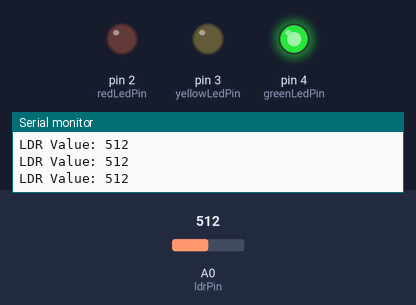
A sketch run on a simulated Arduino Uno, built with avr-gcc and run on an emulated ATmega328P. On the bench: output pins drawn as LEDs (lit = HIGH), the last lines printed to the serial monitor. The inputs (shaded band) are chosen by the test bench; at power-on: A0 (ldrPin) = 512.

Above: at 1.2 s.
1.3 s: A0 (ldrPin) set to 262
2.8 s: A0 (ldrPin) set to 237
At 4.0 s:
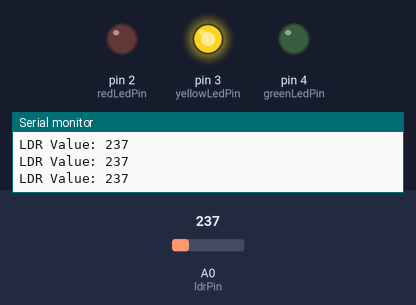
4.3 s: A0 (ldrPin) set to 157
5.8 s: A0 (ldrPin) set to 133
At 6.7 s:
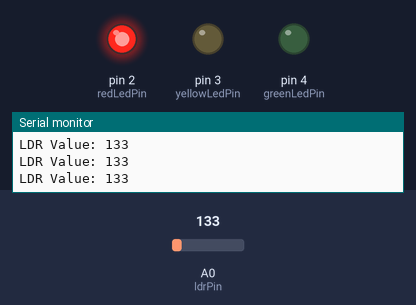
7.3 s: A0 (ldrPin) set to 160
At 8.1 s:
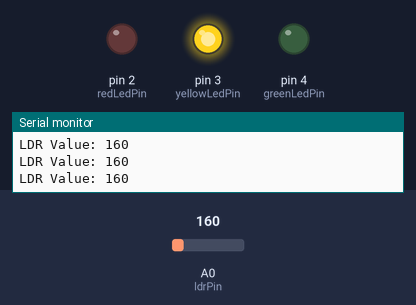
8.8 s: A0 (ldrPin) set to 140
At 9.4 s:
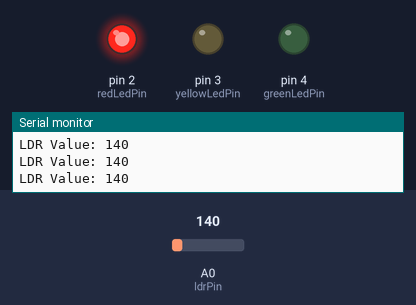
Timing chart, 0 to 11.3 s (numbered marks = the images above; inputs shaded):
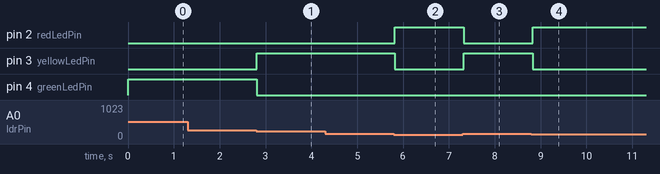

The sketch:

R_Y_G_analogread.ino
```cpp
// Define the pins for your colored LEDs
const int ldrPin = A0;
const int redLedPin = 2;    // For "pitch black"
const int yellowLedPin = 3; // For "ambient"
const int greenLedPin = 4;  // For "super bright"


// Use the Serial Monitor to find the best numbers.
// More light = lower LDR value.
const int brightThreshold = 250; // above this value, it's bright
const int darkThreshold = 150;   // below this value, it's pitch black

void setup() {
  // Set all LED pins as outputs
  pinMode(redLedPin, OUTPUT);
  pinMode(yellowLedPin, OUTPUT);
  pinMode(greenLedPin, OUTPUT);

  // Start serial communication so you can find your threshold values
  Serial.begin(9600);
}

void loop() {
  // Read the value from the LDR sensor
  int ldrValue = analogRead(ldrPin);

  // Print the current light value to help you calibrate
  Serial.print("LDR Value: ");
  Serial.println(ldrValue);

  // Logic to turn on the correct LED
  if (ldrValue > brightThreshold) { // Super bright conditions
    digitalWrite(greenLedPin, HIGH);
    digitalWrite(yellowLedPin, LOW);
    digitalWrite(redLedPin, LOW);
  }
  else if (ldrValue < darkThreshold) { // Pitch black conditions
    digitalWrite(greenLedPin, LOW);
    digitalWrite(yellowLedPin, LOW);
    digitalWrite(redLedPin, HIGH);
  }
  else { // Ambient light (in between bright and dark)
    digitalWrite(greenLedPin, LOW);
    digitalWrite(yellowLedPin, HIGH);
    digitalWrite(redLedPin, LOW);
  }

  delay(100); // A small delay for stability
}
```

Measured:
- the behaviour switches between 251 and 250 on A0 (ldrPin) (found by bisection; images 0 and 1)
- the behaviour switches between 150 and 149 on A0 (ldrPin) (found by bisection; images 1 and 2)
- after the input at 2.8 s, pin 3 (yellowLedPin): LOW → HIGH at once; pin 4 (greenLedPin): HIGH → LOW at once
- after the input at 5.8 s, pin 2 (redLedPin): LOW → HIGH at once; pin 3 (yellowLedPin): HIGH → LOW at once
- after the input at 7.3 s, pin 2 (redLedPin): HIGH → LOW at once; pin 3 (yellowLedPin): LOW → HIGH at once
- after the input at 8.8 s, pin 2 (redLedPin): LOW → HIGH at once; pin 3 (yellowLedPin): HIGH → LOW at once
